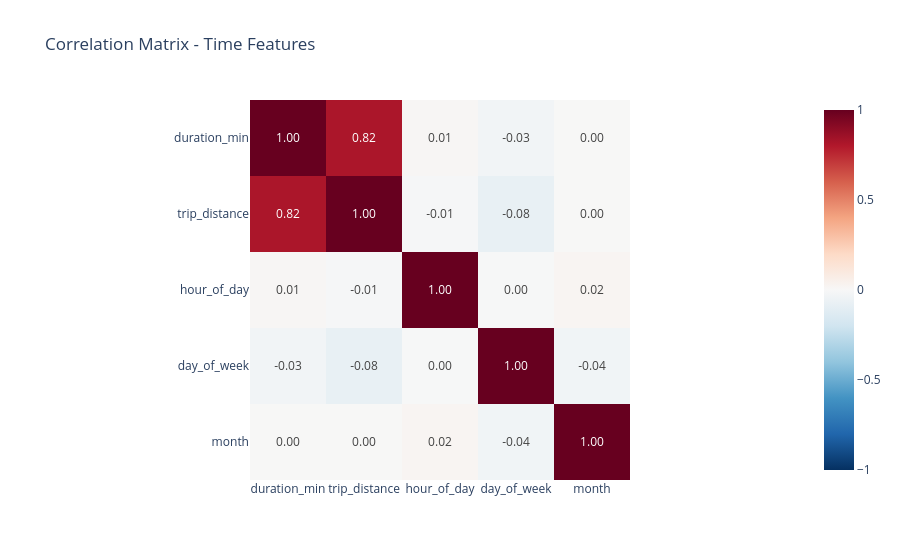

Source (notebook cell):
### Code cell
corr_time = df_clean[cols_time].corr()

px.imshow(corr_time, text_auto='.2f', color_continuous_scale='RdBu_r', zmin=-1, zmax=1,
          title='Correlation Matrix - Time Features')

### Figure 1 — Plotly figure (JSON) as saved in the notebook; plotly's stock layout.template omitted (floating-point values rounded to 4 significant figures)
{"data": [{"coloraxis": "coloraxis", "hovertemplate": "x: %{x}<br>y: %{y}<br>color: %{z}<extra></extra>", "name": "0", "texttemplate": "%{z:.2f}", "type": "heatmap", "x": ["duration_min", "trip_distance", "hour_of_day", "day_of_week", "month"], "xaxis": "x", "y": ["duration_min", "trip_distance", "hour_of_day", "day_of_week", "month"], "yaxis": "y", "z": [[1.0, 0.8195, 0.01285, -0.03249, 0.002467], [0.8195, 1.0, -0.008679, -0.07676, 0.002954], [0.01285, -0.008679, 1.0, -0.004388, 0.01993], [-0.03249, -0.07676, -0.004388, 1.0, -0.03721], [0.002467, 0.002954, 0.01993, -0.03721, 1.0]]}], "layout": {"coloraxis": {"autocolorscale": false, "cmax": 1, "cmin": -1, "colorscale": [[0, "rgb(5,48,97)"], [0.1, "rgb(33,102,172)"], [0.2, "rgb(67,147,195)"], [0.3, "rgb(146,197,222)"], [0.4, "rgb(209,229,240)"], [0.5, "rgb(247,247,247)"], [0.6, "rgb(253,219,199)"], [0.7, "rgb(244,165,130)"], [0.8, "rgb(214,96,77)"], [0.9, "rgb(178,24,43)"], [1, "rgb(103,0,31)"]]}, "title": {"text": "Correlation Matrix - Time Features"}, "xaxis": {"anchor": "y", "constrain": "domain", "domain": [0, 1], "scaleanchor": "y"}, "yaxis": {"anchor": "x", "autorange": "reversed", "constrain": "domain", "domain": [0, 1]}}}
